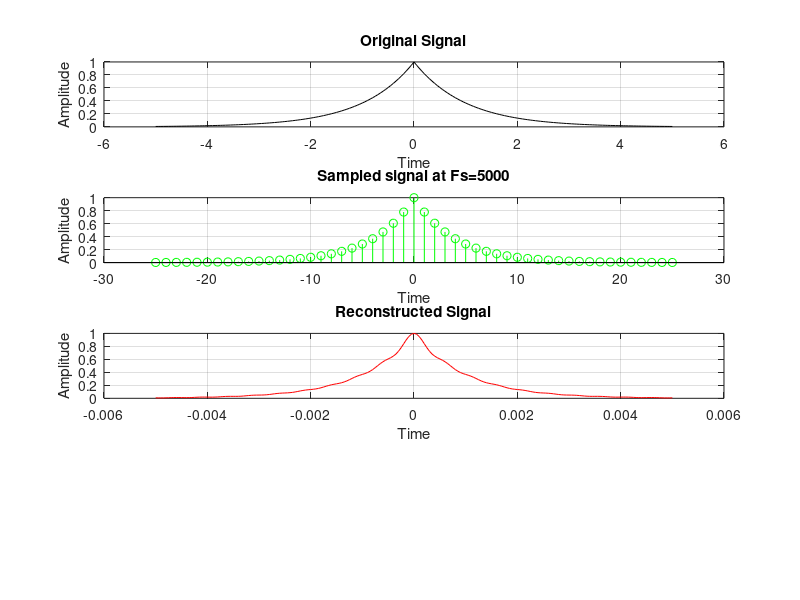

The MATLAB source for this figure:
%Prithviraj_2254901101
clc;clear all;close all;
dt=0.00005
t=-0.005:dt:0.005;
xa=exp(-1000*abs(t));
subplot(4,1,1);
plot(t*1000,xa,'black');
xlabel('Time');  
ylabel('Amplitude');  
title('Original Signal');  
grid on;
%sampling rate fs=1000
Fs=4000; %sampling frequency
Ts=1/Fs; %sampling inerval
n=-25:25;
xd = exp(-1000*abs(n*Ts)); %sampled so t=n*Ts
subplot(4,1,2);
stem(n,xd,'g');
xlabel('Time');  
ylabel('Amplitude');  
title('Sampled signal at Fs=5000');  
grid on;
%reconstruction
nTs=n*Ts;
xr = xd*sinc(Fs*(ones(length(n),1)*t-nTs'*ones(1,length(t))));
subplot(4,1,3)
plot(t,xr,'r')
xlabel('Time');  
ylabel('Amplitude');  
title('Reconstructed Signal');  
grid on;
Error= max(abs(xa-xr))
grid on;